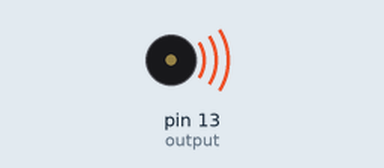
Simulated run of this sketch. Board: Arduino Uno, built with avr-gcc and run on an emulated ATmega328P. Parts: buzzer (waves = sounding).

Above: at 0.1 s.
At 4.1 s:
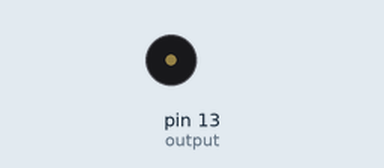
Timing chart, 0 to 5.6 s (numbered marks = the images above):
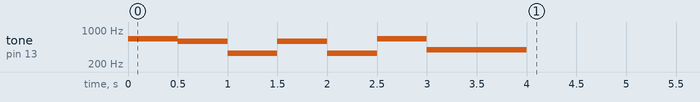

The sketch:

F_r_Elise_copy_20230920135018.ino
```cpp
/*
Notes chart:
  C     C#     D     Eb   E     F     F#    G     G#    A     Bb    B
0 16.35 17.32 18.35 19.45 20.60 21.83 23.12 24.50 25.96 27.50 29.14 30.87
1 32.70 34.65 36.71 38.89 41.20 43.65 46.25 49.00 51.91 55.00 58.27 61.74
2 65.41 69.30 73.42 77.78 82.41 87.31 92.50 98.00 103.8 110.0 116.5 123.5
3 130.8 138.6 146.8 155.6 164.8 174.6 185.0 196.0 207.7 220.0 233.1 246.9
4 261.6 277.2 293.7 311.1 329.6 349.2 370.0 392.0 415.3 440.0 466.2 493.9
5 523.3 554.4 587.3 622.3 659.3 698.5 740.0 784.0 830.6 880.0 932.3 987.8
6 1047  1109  1175  1245  1319  1397  1480  1568  1661  1760  1865  1976
7 2093  2217  2349  2489  2637  2794  2960  3136  3322  3520  3729  3951
8 4186  4435  4699  4978  5274  5588  5920  6272  6645  7040  7459  7902
*/
int E5 = 659;
int D5 = 587;
int E4 = 330;
int G4 = 392;
int quarter = 500;
int halfnote = 1000;
int output = 13;

void setup()
{
  // Für Elise (Opening Bars)
  tone(output, E5);    // E
  delay(quarter);
  tone(output, D5);    // D
  delay(quarter);
  tone(output, E4);    // E
  delay(quarter);
  tone(output, D5);    // D
  delay(quarter);
  tone(output, E4);    // E
  delay(quarter);
  tone(output, E5);    // E
  delay(quarter);
  tone(output, G4);    // G
  delay(halfnote);
  noTone(output);

  delay(halfnote); // Pause
}

void loop()
{

}
```
